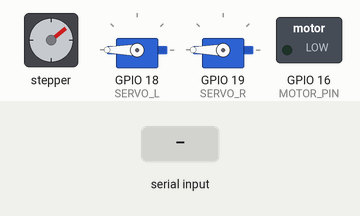
This sketch was run on a simulated ESP32. On the bench: stepper motor, 2 × servo, switched loads named in the sketch (green lamp = pin HIGH). Wiring (inferred from the names in the program): stepper motor (2048 steps per turn assumed): coils GPIO 13, GPIO 26, GPIO 14, GPIO 27. Inputs (shaded band) come from the test bench. Nothing arrives over Bluetooth unless stated; pins used as bus, display or sensor lines are not drawn.

Above: at 1.2 s.
1.3 s: "M90\n" received over the second serial link
At 1.65 s:
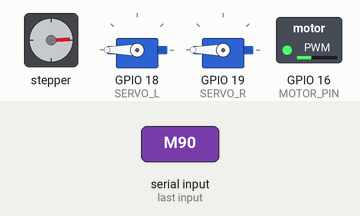
4.3 s: "M,45\n" received over the second serial link
At 4.65 s:
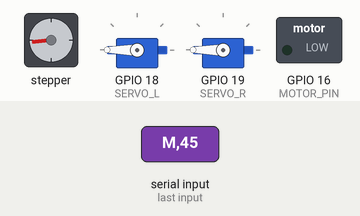
7.3 s: "R90\n" received over the second serial link
At 7.65 s:
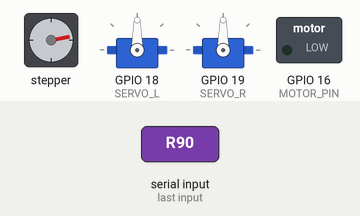
10.3 s: "R,45\n" received over the second serial link
At 10.65 s:
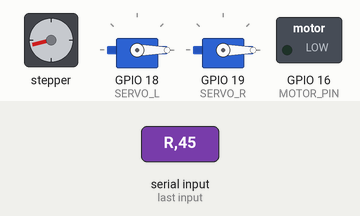
13.3 s: "M90\n" received over the second serial link
At 13.66 s:
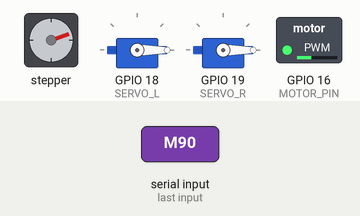
16.3 s: "R90\n" received over the second serial link
At 16.66 s:
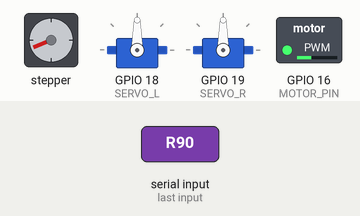
Timing chart, 0 to 22.2 s (numbered marks = the images above; inputs shaded):
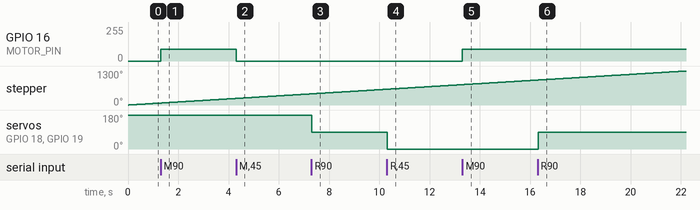

The sketch:

main.ino
```cpp
// Oil Skimmer Boat - ESP32 + Bluetooth Classic
// Libs: ESP32Servo (Library Manager). BluetoothSerial ships with the ESP32 core.
#include <ESP32Servo.h>
#include "BluetoothSerial.h"

#define IN1 13
#define IN2 26
#define IN3 14
#define IN4 27
#define MOTOR_PIN 16
#define SERVO_L 18
#define SERVO_R 19

// 1500 us (~9.7 RPM) max safe speed for 28BYJ-48 without missing steps under load
#define STEP_INTERVAL_US 1500

// Updated range & center point for 360-degree positional servos
#define RUDDER_MIN 0
#define RUDDER_MAX 360
#define RUDDER_NEUTRAL 180
#define FAILSAFE_STOP true   // stop prop motor if phone disconnects

#if ESP_ARDUINO_VERSION_MAJOR < 3
  #define MOTOR_CH 15
#endif

BluetoothSerial SerialBT;
Servo servoL, servoR;

const uint8_t stepTable[8][4] = {
  {1,0,0,0},{1,1,0,0},{0,1,0,0},{0,1,1,0},
  {0,0,1,0},{0,0,1,1},{0,0,0,1},{1,0,0,1}
};
const uint8_t stepPins[4] = {IN1, IN2, IN3, IN4};

bool stepperRunning = true;          // auto-start on power-up
uint8_t stepIndex = 0;
uint32_t lastStepUs = 0;

char rxBuf[16];
uint8_t rxLen = 0;
bool wasConnected = false;

void motorWrite(int duty) {
  duty = constrain(duty, 0, 255);
#if ESP_ARDUINO_VERSION_MAJOR >= 3
  ledcWrite(MOTOR_PIN, duty);
#else
  ledcWrite(MOTOR_CH, duty);
#endif
}

void coilsOff() { for (uint8_t i = 0; i < 4; i++) digitalWrite(stepPins[i], LOW); }

void setRudder(int a) {
  a = constrain(a, RUDDER_MIN, RUDDER_MAX);
  servoL.write(a);
  servoR.write(a);
}

void handleCommand(const char* s) {
  int v = atoi(s + 1);
  switch (s[0]) {
    case 'M': motorWrite(v); break;
    case 'R': setRudder(v); break;
    case 'S':
      stepperRunning = (v != 0);
      if (!stepperRunning) coilsOff();
      break;
  }
}

void setup() {
  // ---- Fast hardware init (< 5ms before BT stack) ----
  for (uint8_t i = 0; i < 4; i++) {
    pinMode(stepPins[i], OUTPUT);
    digitalWrite(stepPins[i], LOW);
  }

#if ESP_ARDUINO_VERSION_MAJOR >= 3
  ledcAttach(MOTOR_PIN, 5000, 8);
#else
  ledcSetup(MOTOR_CH, 5000, 8);
  ledcAttachPin(MOTOR_PIN, MOTOR_CH);
#endif
  motorWrite(0);

  ESP32PWM::allocateTimer(2);
  ESP32PWM::allocateTimer(3);
  servoL.setPeriodHertz(50);
  servoR.setPeriodHertz(50);

  // Extended pulse width range (500us to 2500us) for full 360° motion
  servoL.attach(SERVO_L, 500, 2500);
  servoR.attach(SERVO_R, 500, 2500);
  setRudder(RUDDER_NEUTRAL);

  stepperRunning = true;
  lastStepUs = micros();

  // ---- Bluetooth stack initialization ----
  SerialBT.begin("Skimmer-Boat");
}

void loop() {
  // Non-blocking stepper loop at 1500 us per step
  uint32_t now = micros();
  if (stepperRunning && (uint32_t)(now - lastStepUs) >= STEP_INTERVAL_US) {
    lastStepUs += STEP_INTERVAL_US;
    for (uint8_t i = 0; i < 4; i++) digitalWrite(stepPins[i], stepTable[stepIndex][i]);
    stepIndex = (stepIndex + 1) & 7;
  }

  // Non-blocking Bluetooth command parsing
  while (SerialBT.available()) {
    char c = SerialBT.read();
    if (c == '\r') continue;
    if (c == '\n') {
      if (rxLen > 0) {
        rxBuf[rxLen] = 0;
        handleCommand(rxBuf);
      }
      rxLen = 0;
    } else if (rxLen < sizeof(rxBuf) - 1) {
      rxBuf[rxLen++] = c;
    } else {
      rxLen = 0; // Buffer overflow protection
    }
  }

  // Connection loss failsafe
  if (FAILSAFE_STOP) {
    bool conn = SerialBT.hasClient();
    if (wasConnected && !conn) motorWrite(0);
    wasConnected = conn;
  }
}
```

Measured:
- after the input at 1.3 s, GPIO 16 (MOTOR_PIN): 0/255 → 90/255 at once
- after the input at 4.3 s, GPIO 16 (MOTOR_PIN): 90/255 → 0/255 at once
- after the input at 7.3 s, servo on GPIO 18 (SERVO_L), servo on GPIO 19 (SERVO_R): 180° → 90° at once
- after the input at 10.3 s, servo on GPIO 18 (SERVO_L), servo on GPIO 19 (SERVO_R): 90° → 0° at once
- after the input at 13.3 s, GPIO 16 (MOTOR_PIN): 0/255 → 90/255 at once
- after the input at 16.3 s, servo on GPIO 18 (SERVO_L), servo on GPIO 19 (SERVO_R): 0° → 90° at once
